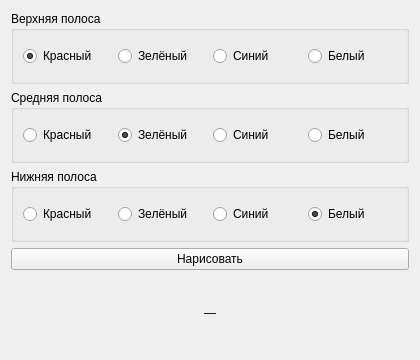
<?xml version="1.0" encoding="UTF-8"?>
<ui version="4.0">
    <class>FlagWindow</class>
    <widget class="QWidget" name="FlagWindow">
        <property name="geometry">
            <rect><x>0</x><y>0</y><width>420</width><height>360</height></rect>
        </property>
        <property name="windowTitle">
            <string>Текстовый флаг</string>
        </property>
        <layout class="QVBoxLayout" name="verticalLayout">
            <item>
                <widget class="QGroupBox" name="groupTop">
                    <property name="title"><string>Верхняя полоса</string></property>
                    <layout class="QHBoxLayout">
                        <item><widget class="QRadioButton" name="topRed"><property name="text"><string>Красный</string></property><property name="checked"><bool>true</bool></property></widget></item>
                        <item><widget class="QRadioButton" name="topGreen"><property name="text"><string>Зелёный</string></property></widget></item>
                        <item><widget class="QRadioButton" name="topBlue"><property name="text"><string>Синий</string></property></widget></item>
                        <item><widget class="QRadioButton" name="topWhite"><property name="text"><string>Белый</string></property></widget></item>
                    </layout>
                </widget>
            </item>
            <item>
                <widget class="QGroupBox" name="groupMid">
                    <property name="title"><string>Средняя полоса</string></property>
                    <layout class="QHBoxLayout">
                        <item><widget class="QRadioButton" name="midRed"><property name="text"><string>Красный</string></property></widget></item>
                        <item><widget class="QRadioButton" name="midGreen"><property name="text"><string>Зелёный</string></property><property name="checked"><bool>true</bool></property></widget></item>
                        <item><widget class="QRadioButton" name="midBlue"><property name="text"><string>Синий</string></property></widget></item>
                        <item><widget class="QRadioButton" name="midWhite"><property name="text"><string>Белый</string></property></widget></item>
                    </layout>
                </widget>
            </item>
            <item>
                <widget class="QGroupBox" name="groupBot">
                    <property name="title"><string>Нижняя полоса</string></property>
                    <layout class="QHBoxLayout">
                        <item><widget class="QRadioButton" name="botRed"><property name="text"><string>Красный</string></property></widget></item>
                        <item><widget class="QRadioButton" name="botGreen"><property name="text"><string>Зелёный</string></property></widget></item>
                        <item><widget class="QRadioButton" name="botBlue"><property name="text"><string>Синий</string></property></widget></item>
                        <item><widget class="QRadioButton" name="botWhite"><property name="text"><string>Белый</string></property><property name="checked"><bool>true</bool></property></widget></item>
                    </layout>
                </widget>
            </item>
            <item>
                <widget class="QPushButton" name="btnDraw">
                    <property name="text"><string>Нарисовать</string></property>
                </widget>
            </item>
            <item>
                <widget class="QLabel" name="lblResult">
                    <property name="text"><string>—</string></property>
                    <property name="alignment"><set>Qt::AlignCenter</set></property>
                </widget>
            </item>
        </layout>
    </widget>
    <resources/>
    <connections/>
</ui>
